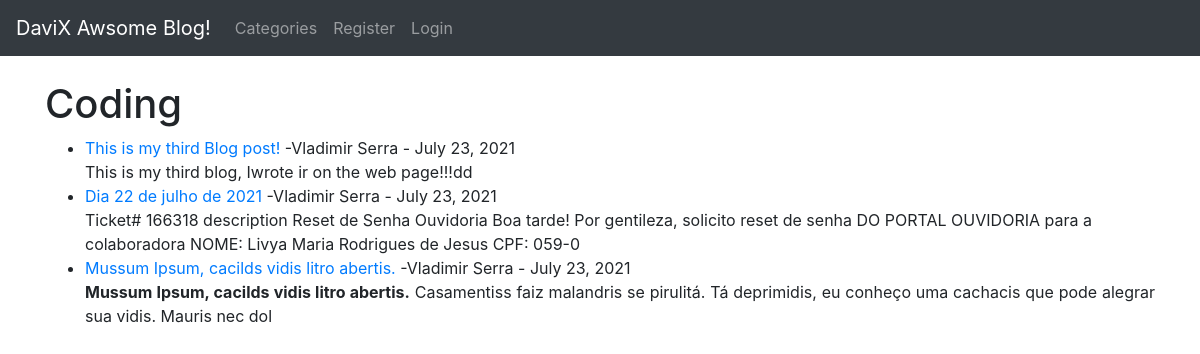
/category/coding/, run on the app's committed database.
### theblog/models.py (models this page shows, shortened)
class Post(models.Model):
    title = models.CharField(max_length=255)
    title_tag = models.CharField(max_length=255)
    author = models.ForeignKey(User, on_delete=models.CASCADE)
    body = models.TextField()
    post_date = models.DateField(auto_now_add=True)
    category = models.CharField(max_length=255, default='coding')
    likes = models.ManyToManyField(User, related_name='blog_post')

### theblog/views.py (the view)
# urls.py: path('category/<str:cats>/', CategoryView, name='category'),
def CategoryView(request, cats):
    category_posts = Post.objects.filter(category=cats.replace('-', ' '))
    return render(request, 'categories.html', {'cats': cats.title().replace('-', ' '), 'category_posts': category_posts})

### theblog/templates/categories.html (shortened to what this page needs)
{% extends 'base.html' %}
{% block content %}
    {% if category_posts %}
        <h1>{{ cats }} </h1>
        <ul>
        {% for post in category_posts %}
                <li><a href="{% url 'article-detail' post.pk %}">
                    {{ post.title }} </a>
                -{{ post.author.first_name }}
                {{ post.author.last_name }} -
                    {{post.post_date}} <br/>
                {{ post.body|slice:":200"|safe }}</li>
        {% endfor %}
        </ul>
    {% else %}
        <h2> Sorry this page does not exist...</h2>
    {% endif%}
{% endblock %}

### data on the page
Post: title "This is my third Blog post!", author.first_name "Vladimir", author.last_name "Serra", post_date "July 23, 2021", body "This is my third blog, Iwrote ir on the web page!!!dd"
Post: title "Dia 22 de julho de 2021", author.first_name "Vladimir", author.last_name "Serra", post_date "July 23, 2021", body "Ticket# 166318 description Reset de Senha Ouvidoria Boa tarde! Por gentileza, solicito reset de senha DO PORTAL OUVIDORIA para a colaboradora NOME: Livya Maria Rodrigues de Jesus CPF: 059-0"
Post: title "Mussum Ipsum, cacilds vidis litro abertis.", author.first_name "Vladimir", author.last_name "Serra", post_date "July 23, 2021", body "Mussum Ipsum, cacilds vidis litro abertis. Casamentiss faiz malandris se pirulitá. Tá deprimidis, eu conheço uma cachacis que pode alegrar sua vidis. Mauris nec dol"

### other printed values
{{ cats }} "Coding"
